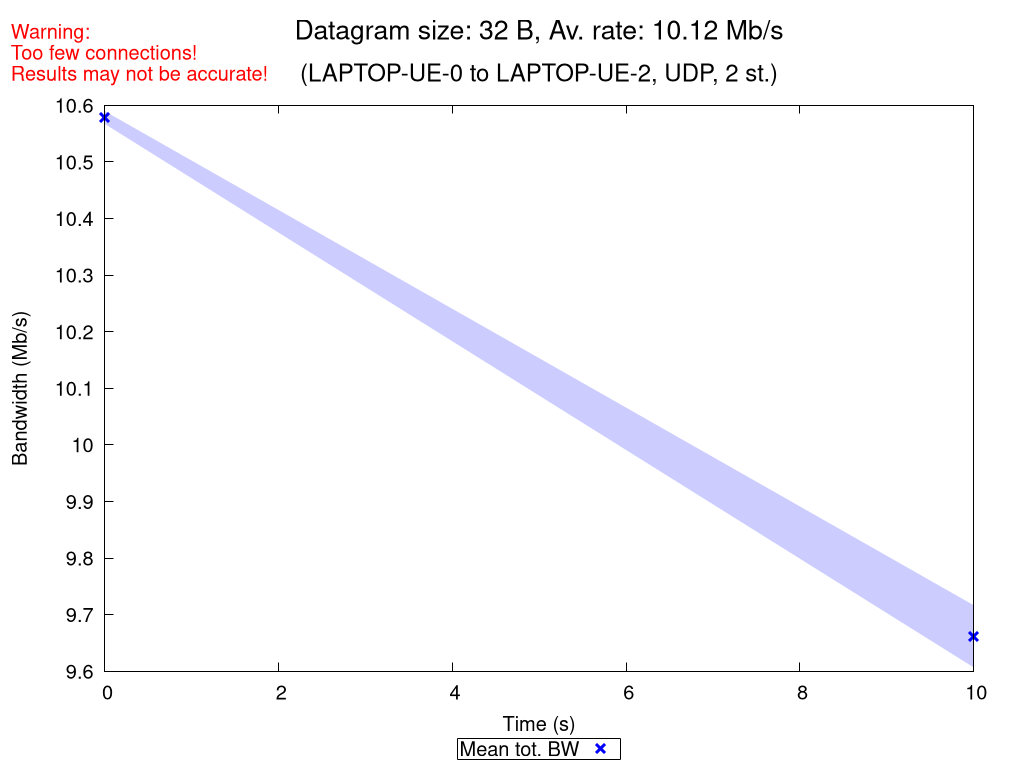

The script that saved this image:
set terminal pngcairo nocrop enhanced size 1024,768 font "Verdana,15"
set output "UDP_2_st_2020_10_12_08-36-02_one2two_00032B.png"

set title "{/=20 Datagram size: 32 B, Av. rate: 10.12 Mb/s}\n\n{/=18 (LAPTOP-UE-0 to LAPTOP-UE-2, UDP, 2 st.)}"
set label "Warning:\nToo few connections!\nResults may not be accurate!" at screen 0.01, screen 0.96 tc rgb "red"

set xlabel "Time (s)"
set ylabel "Bandwidth (Mb/s)"
set ytics nomirror
set key bmargin center horizontal box samplen 1 width -1
set bmargin 4.6
set rmargin 4.5

rf = 1000000.0  # rate factor
set style fill transparent solid 0.2 noborder
set autoscale xfix
plot "UDP_2_st_2020_10_12_08-36-02_one2two_00032B_iperf_processed.dat" using 1:($2/rf-$3/rf):($2/rf+$3/rf) with filledcurves lc rgb "blue" notitle, \
     "" using 1:($2/rf) with points pt 2 ps 1.5 lw 3 lc rgb "blue" title "Mean tot. BW", \
